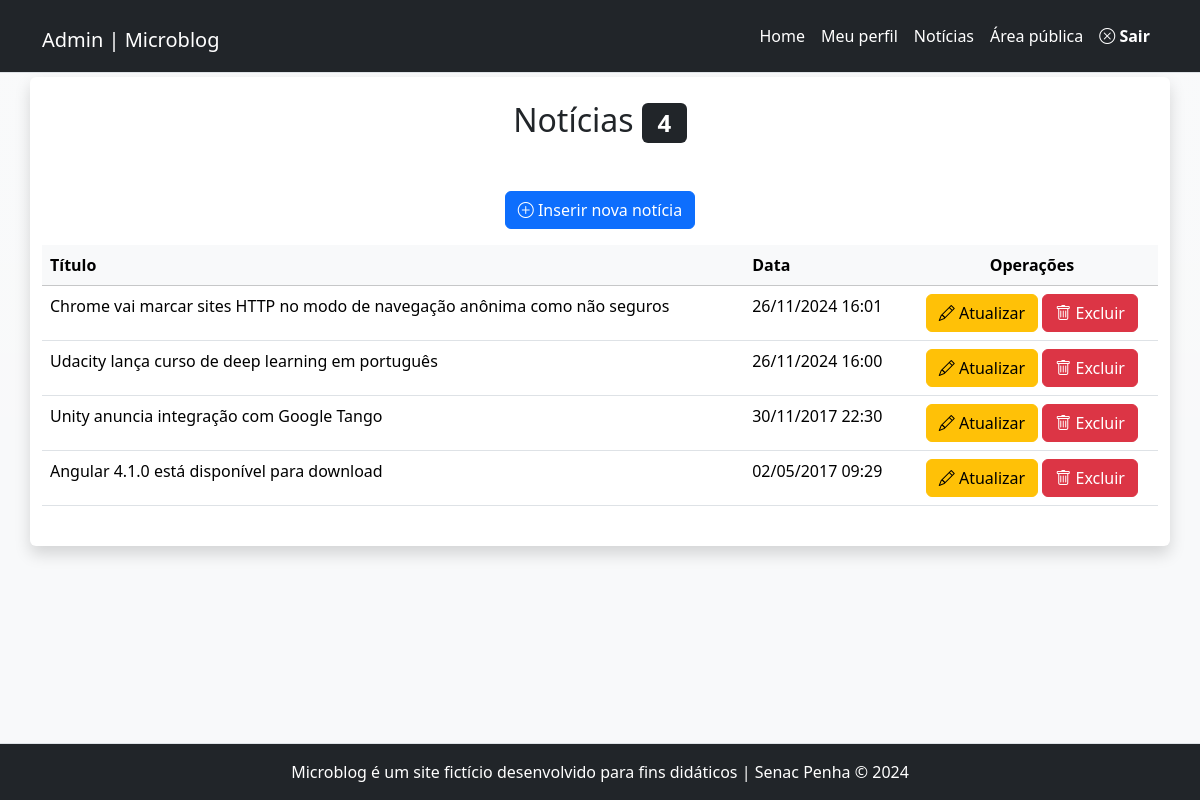
Page /admin/noticias.php (signed in) on the committed database.
### tables this page shows
CREATE TABLE `noticias` (
  `id` int(11) NOT NULL,
  `data` datetime NOT NULL DEFAULT current_timestamp(),
  `titulo` varchar(150) NOT NULL,
  `texto` text NOT NULL,
  `resumo` text NOT NULL,
  `imagem` varchar(45) NOT NULL,
  `usuario_id` int(11) NOT NULL
);

### includes/funcoes-noticias.php (called while the page is built, shortened)
<?php
function lerNoticias($conexao, $idUsuario, $tipoUsuario){
    if($tipoUsuario === 'admin'){
        $sql = "SELECT
                    noticias.id, noticias.titulo,
                    noticias.data, usuarios.nome
                FROM noticias JOIN usuarios
                ON noticias.usuario_id = usuarios.id
                ORDER BY data DESC";
    } else {
        $sql = "SELECT id, titulo, data FROM noticias
                WHERE usuario_id = $idUsuario
                ORDER BY data DESC";
    }
    $resultado = executarQuery($conexao, $sql);
    return mysqli_fetch_all($resultado, MYSQLI_ASSOC);
}
function executarQuery($conexao, $sql) {
	$consulta = mysqli_query($conexao, $sql) or die(mysqli_error($conexao));
	return $consulta;
}
function formataData($data){
    return date("d/m/Y H:i", strtotime($data));
}

### admin/noticias.php (the view, shortened to what this page needs)
<?php
require "../includes/cabecalho-admin.php";
require "../includes/funcoes-noticias.php";
$idUsuario = $_SESSION['id'];
$tipoUsuario = $_SESSION['tipo'];
$listaDeNoticias = lerNoticias($conexao, $idUsuario, $tipoUsuario);
?>
<div class="row">
	<article class="col-12 bg-white rounded shadow my-1 py-4">
		<h2 class="text-center">
		Notícias <span class="badge bg-dark">
			<?=count($listaDeNoticias)?> </span>
		</h2>
		<p class="text-center mt-5">
			<a class="btn btn-primary" href="noticia-insere.php">
			<i class="bi bi-plus-circle"></i>
			Inserir nova notícia</a>
		</p>
		<div class="table-responsive">
			<table class="table table-hover">
				<thead class="table-light">
					<tr>
                        <th>Título</th>
                        <th>Data</th>
						<th class="text-center">Operações</th>
					</tr>
				</thead>
				<tbody>
<?php foreach( $listaDeNoticias as $noticia ) { ?>
					<tr>
                        <td> <?=$noticia['titulo']?> </td>
                        <td> <?=formataData($noticia['data'])?> </td>
						<td class="text-center">
							<a class="btn btn-warning"
							href="noticia-atualiza.php?id=<?=$noticia['id']?>">
							<i class="bi bi-pencil"></i> Atualizar
							</a>
							<a class="btn btn-danger excluir"
							href="noticia-exclui.php?id=<?=$noticia['id']?>">
							<i class="bi bi-trash"></i> Excluir
							</a>
						</td>
					</tr>
<?php } ?>
				</tbody>
			</table>
	</div>
	</article>
</div>
<?php
require "../includes/rodape-admin.php";
?>

### rows in the picture
noticias: titulo "Chrome vai marcar sites HTTP no modo de navegação anônima como não seguros", data "26/11/2024 16:01"
noticias: titulo "Udacity lança curso de deep learning em português", data "26/11/2024 16:00"
noticias: titulo "Unity anuncia integração com Google Tango", data "30/11/2017 22:30"
noticias: titulo "Angular 4.1.0 está disponível para download", data "02/05/2017 09:29"

### other values in the picture
count($listaDeNoticias) "4"
